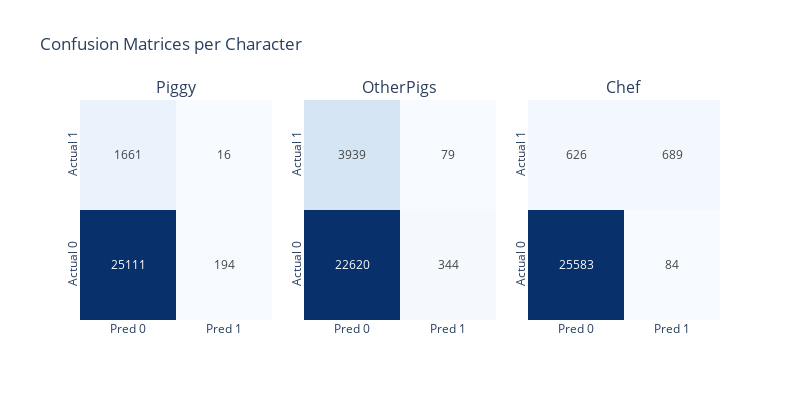
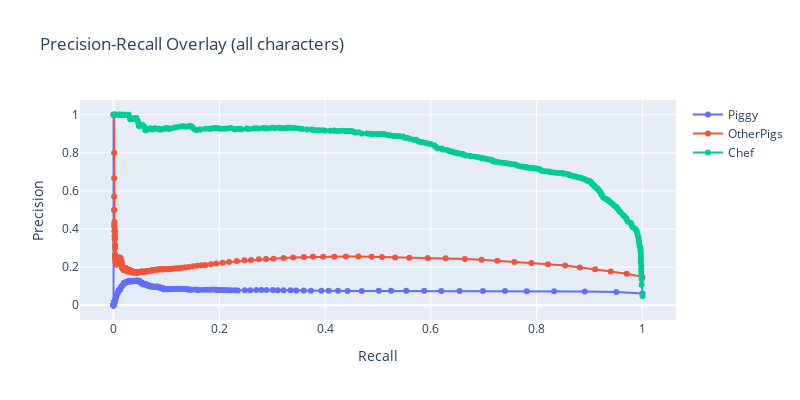
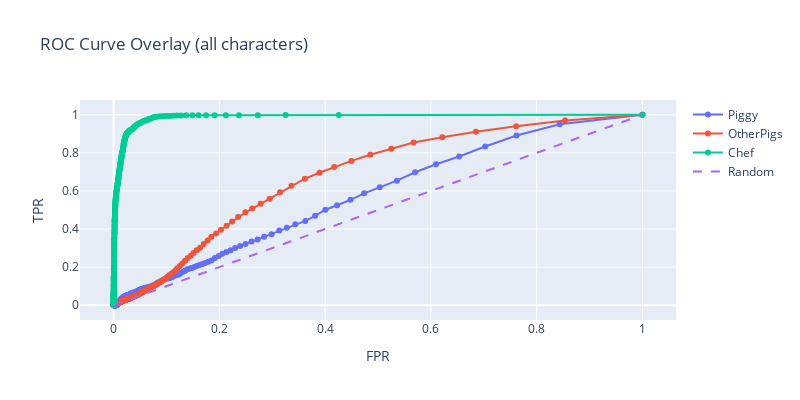
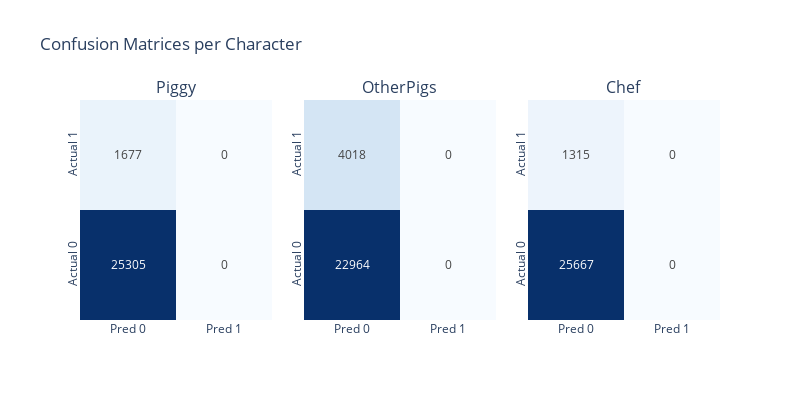

Notebook code for these charts, in order:
### Code cell
# 8.1 — Compare models: ExtraTrees vs SGD+Calibrated (MAP only)


def fit_predict_binary(model_kind, X_train, y_train, X_test):
    if model_kind == "extratrees":
        model = ExtraTreesClassifier(
            n_estimators=300,
            random_state=42,
            n_jobs=-1,
            max_depth=None
        )
        model.fit(X_train, y_train)
        proba = model.predict_proba(X_test)[:, 1]
        pred = (proba >= 0.5).astype(int)
        return pred, proba

    elif model_kind == "sgd_calibrated":
        base = SGDClassifier(
            loss="hinge",  # можно попробовать "log_loss" позже
            alpha=1e-4,
            max_iter=3000,
            random_state=42
        )
        model = CalibratedClassifierCV(base, cv=3, method="sigmoid")
        model.fit(X_train, y_train)
        proba = model.predict_proba(X_test)[:, 1]
        pred = (proba >= 0.5).astype(int)
        return pred, proba

    else:
        raise ValueError("Unknown model_kind")

def run_model_kind(model_kind, X_train, X_test, train_df, test_df, label_cols, evalTools):
    y_test_df_local = test_df[label_cols].copy()
    for ch in label_cols:
        y_train = train_df[ch].astype(int).values
        y_pred, y_score = fit_predict_binary(model_kind, X_train, y_train, X_test)
        y_test_df_local[f"{ch}_present"] = y_pred
        y_test_df_local[f"{ch}_score"] = y_score

    metrics_dict, overall_map = evalTools.evaluate_multiclass(
        y_true_df=y_test_df_local[label_cols],
        y_pred_df=y_test_df_local,
        characters=label_cols
    )
    per_char_map = {ch: metrics_dict[ch]["MAP"] for ch in label_cols}
    return per_char_map, overall_map

results = []
for kind in ["extratrees", "sgd_calibrated"]:
    per_char_map, overall_map = run_model_kind(
        kind, X_train, X_test, train_df, test_df,
        SIM2_CHARACTER_LABEL_COLS, evalTools
    )
    row = {"model": kind, "overall_map": overall_map, **{f"MAP_{k}": v for k, v in per_char_map.items()}}
    results.append(row)

compare_df = pd.DataFrame(results).sort_values("overall_map", ascending=False)
compare_df

### Figure 1 — Plotly figure (JSON) as saved in the notebook; plotly's stock layout.template omitted (floating-point values rounded to 4 significant figures)
{"data": [{"colorscale": [[0, "rgb(247,251,255)"], [0.125, "rgb(222,235,247)"], [0.25, "rgb(198,219,239)"], [0.375, "rgb(158,202,225)"], [0.5, "rgb(107,174,214)"], [0.625, "rgb(66,146,198)"], [0.75, "rgb(33,113,181)"], [0.875, "rgb(8,81,156)"], [1, "rgb(8,48,107)"]], "showscale": false, "text": [["25111", "194"], ["1661", "16"]], "texttemplate": "%{text}", "type": "heatmap", "x": ["Pred 0", "Pred 1"], "xaxis": "x", "y": ["Actual 0", "Actual 1"], "yaxis": "y", "z": [[25111, 194], [1661, 16]]}, {"colorscale": [[0, "rgb(247,251,255)"], [0.125, "rgb(222,235,247)"], [0.25, "rgb(198,219,239)"], [0.375, "rgb(158,202,225)"], [0.5, "rgb(107,174,214)"], [0.625, "rgb(66,146,198)"], [0.75, "rgb(33,113,181)"], [0.875, "rgb(8,81,156)"], [1, "rgb(8,48,107)"]], "showscale": false, "text": [["22620", "344"], ["3939", "79"]], "texttemplate": "%{text}", "type": "heatmap", "x": ["Pred 0", "Pred 1"], "xaxis": "x2", "y": ["Actual 0", "Actual 1"], "yaxis": "y2", "z": [[22620, 344], [3939, 79]]}, {"colorscale": [[0, "rgb(247,251,255)"], [0.125, "rgb(222,235,247)"], [0.25, "rgb(198,219,239)"], [0.375, "rgb(158,202,225)"], [0.5, "rgb(107,174,214)"], [0.625, "rgb(66,146,198)"], [0.75, "rgb(33,113,181)"], [0.875, "rgb(8,81,156)"], [1, "rgb(8,48,107)"]], "showscale": false, "text": [["25583", "84"], ["626", "689"]], "texttemplate": "%{text}", "type": "heatmap", "x": ["Pred 0", "Pred 1"], "xaxis": "x3", "y": ["Actual 0", "Actual 1"], "yaxis": "y3", "z": [[25583, 84], [626, 689]]}], "layout": {"annotations": [{"font": {"size": 16}, "showarrow": false, "text": "Piggy", "x": 0.15, "xanchor": "center", "xref": "paper", "y": 1, "yanchor": "bottom", "yref": "paper"}, {"font": {"size": 16}, "showarrow": false, "text": "OtherPigs", "x": 0.5, "xanchor": "center", "xref": "paper", "y": 1, "yanchor": "bottom", "yref": "paper"}, {"font": {"size": 16}, "showarrow": false, "text": "Chef", "x": 0.85, "xanchor": "center", "xref": "paper", "y": 1, "yanchor": "bottom", "yref": "paper"}], "height": 400, "showlegend": false, "title": {"text": "Confusion Matrices per Character"}, "width": 800, "xaxis": {"anchor": "y", "domain": [0, 0.3]}, "xaxis2": {"anchor": "y2", "domain": [0.35, 0.65]}, "xaxis3": {"anchor": "y3", "domain": [0.7, 1]}, "yaxis": {"anchor": "x", "domain": [0, 1], "tickangle": -90}, "yaxis2": {"anchor": "x2", "domain": [0, 1], "tickangle": -90}, "yaxis3": {"anchor": "x3", "domain": [0, 1], "tickangle": -90}}}

### Figure 2 — Plotly figure (JSON) as saved in the notebook; plotly's stock layout.template omitted (floating-point values rounded to 4 significant figures; data arrays with more than 128 entries replaced by an {"elided": "..."} marker saying what was removed)
{"data": [{"mode": "lines+markers", "name": "Piggy", "type": "scatter", "x": {"elided": "227 float values"}, "y": {"elided": "227 float values"}}, {"mode": "lines+markers", "name": "OtherPigs", "type": "scatter", "x": {"elided": "236 float values"}, "y": {"elided": "236 float values"}}, {"mode": "lines+markers", "name": "Chef", "type": "scatter", "x": {"elided": "283 float values"}, "y": {"elided": "283 float values"}}], "layout": {"height": 400, "title": {"text": "Precision-Recall Overlay (all characters)"}, "width": 800, "xaxis": {"title": {"text": "Recall"}}, "yaxis": {"title": {"text": "Precision"}}}}

### Figure 3 — Plotly figure (JSON) as saved in the notebook; plotly's stock layout.template omitted (floating-point values rounded to 4 significant figures; data arrays with more than 128 entries replaced by an {"elided": "..."} marker saying what was removed)
{"data": [{"mode": "lines+markers", "name": "Piggy", "type": "scatter", "x": {"elided": "207 float values"}, "y": {"elided": "207 float values"}}, {"mode": "lines+markers", "name": "OtherPigs", "type": "scatter", "x": {"elided": "220 float values"}, "y": {"elided": "220 float values"}}, {"mode": "lines+markers", "name": "Chef", "type": "scatter", "x": {"elided": "273 float values"}, "y": {"elided": "273 float values"}}, {"line": {"dash": "dash"}, "mode": "lines", "name": "Random", "type": "scatter", "x": [0, 1], "y": [0, 1]}], "layout": {"height": 400, "title": {"text": "ROC Curve Overlay (all characters)"}, "width": 800, "xaxis": {"title": {"text": "FPR"}}, "yaxis": {"title": {"text": "TPR"}}}}

### Figure 4 — Plotly figure (JSON) as saved in the notebook; plotly's stock layout.template omitted (floating-point values rounded to 4 significant figures)
{"data": [{"colorscale": [[0, "rgb(247,251,255)"], [0.125, "rgb(222,235,247)"], [0.25, "rgb(198,219,239)"], [0.375, "rgb(158,202,225)"], [0.5, "rgb(107,174,214)"], [0.625, "rgb(66,146,198)"], [0.75, "rgb(33,113,181)"], [0.875, "rgb(8,81,156)"], [1, "rgb(8,48,107)"]], "showscale": false, "text": [["25305", "0"], ["1677", "0"]], "texttemplate": "%{text}", "type": "heatmap", "x": ["Pred 0", "Pred 1"], "xaxis": "x", "y": ["Actual 0", "Actual 1"], "yaxis": "y", "z": [[25305, 0], [1677, 0]]}, {"colorscale": [[0, "rgb(247,251,255)"], [0.125, "rgb(222,235,247)"], [0.25, "rgb(198,219,239)"], [0.375, "rgb(158,202,225)"], [0.5, "rgb(107,174,214)"], [0.625, "rgb(66,146,198)"], [0.75, "rgb(33,113,181)"], [0.875, "rgb(8,81,156)"], [1, "rgb(8,48,107)"]], "showscale": false, "text": [["22964", "0"], ["4018", "0"]], "texttemplate": "%{text}", "type": "heatmap", "x": ["Pred 0", "Pred 1"], "xaxis": "x2", "y": ["Actual 0", "Actual 1"], "yaxis": "y2", "z": [[22964, 0], [4018, 0]]}, {"colorscale": [[0, "rgb(247,251,255)"], [0.125, "rgb(222,235,247)"], [0.25, "rgb(198,219,239)"], [0.375, "rgb(158,202,225)"], [0.5, "rgb(107,174,214)"], [0.625, "rgb(66,146,198)"], [0.75, "rgb(33,113,181)"], [0.875, "rgb(8,81,156)"], [1, "rgb(8,48,107)"]], "showscale": false, "text": [["25667", "0"], ["1315", "0"]], "texttemplate": "%{text}", "type": "heatmap", "x": ["Pred 0", "Pred 1"], "xaxis": "x3", "y": ["Actual 0", "Actual 1"], "yaxis": "y3", "z": [[25667, 0], [1315, 0]]}], "layout": {"annotations": [{"font": {"size": 16}, "showarrow": false, "text": "Piggy", "x": 0.15, "xanchor": "center", "xref": "paper", "y": 1, "yanchor": "bottom", "yref": "paper"}, {"font": {"size": 16}, "showarrow": false, "text": "OtherPigs", "x": 0.5, "xanchor": "center", "xref": "paper", "y": 1, "yanchor": "bottom", "yref": "paper"}, {"font": {"size": 16}, "showarrow": false, "text": "Chef", "x": 0.85, "xanchor": "center", "xref": "paper", "y": 1, "yanchor": "bottom", "yref": "paper"}], "height": 400, "showlegend": false, "title": {"text": "Confusion Matrices per Character"}, "width": 800, "xaxis": {"anchor": "y", "domain": [0, 0.3]}, "xaxis2": {"anchor": "y2", "domain": [0.35, 0.65]}, "xaxis3": {"anchor": "y3", "domain": [0.7, 1]}, "yaxis": {"anchor": "x", "domain": [0, 1], "tickangle": -90}, "yaxis2": {"anchor": "x2", "domain": [0, 1], "tickangle": -90}, "yaxis3": {"anchor": "x3", "domain": [0, 1], "tickangle": -90}}}
